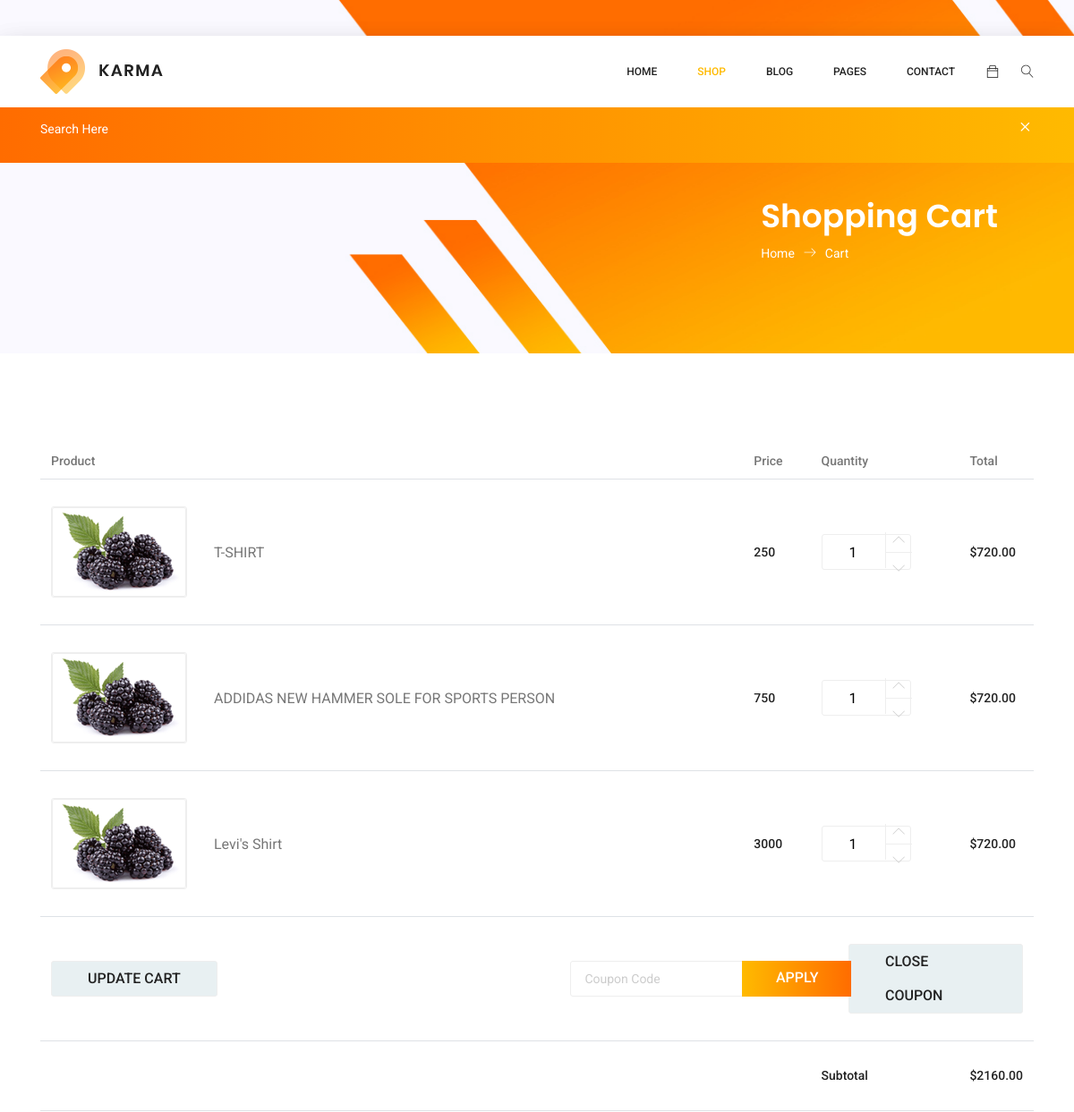
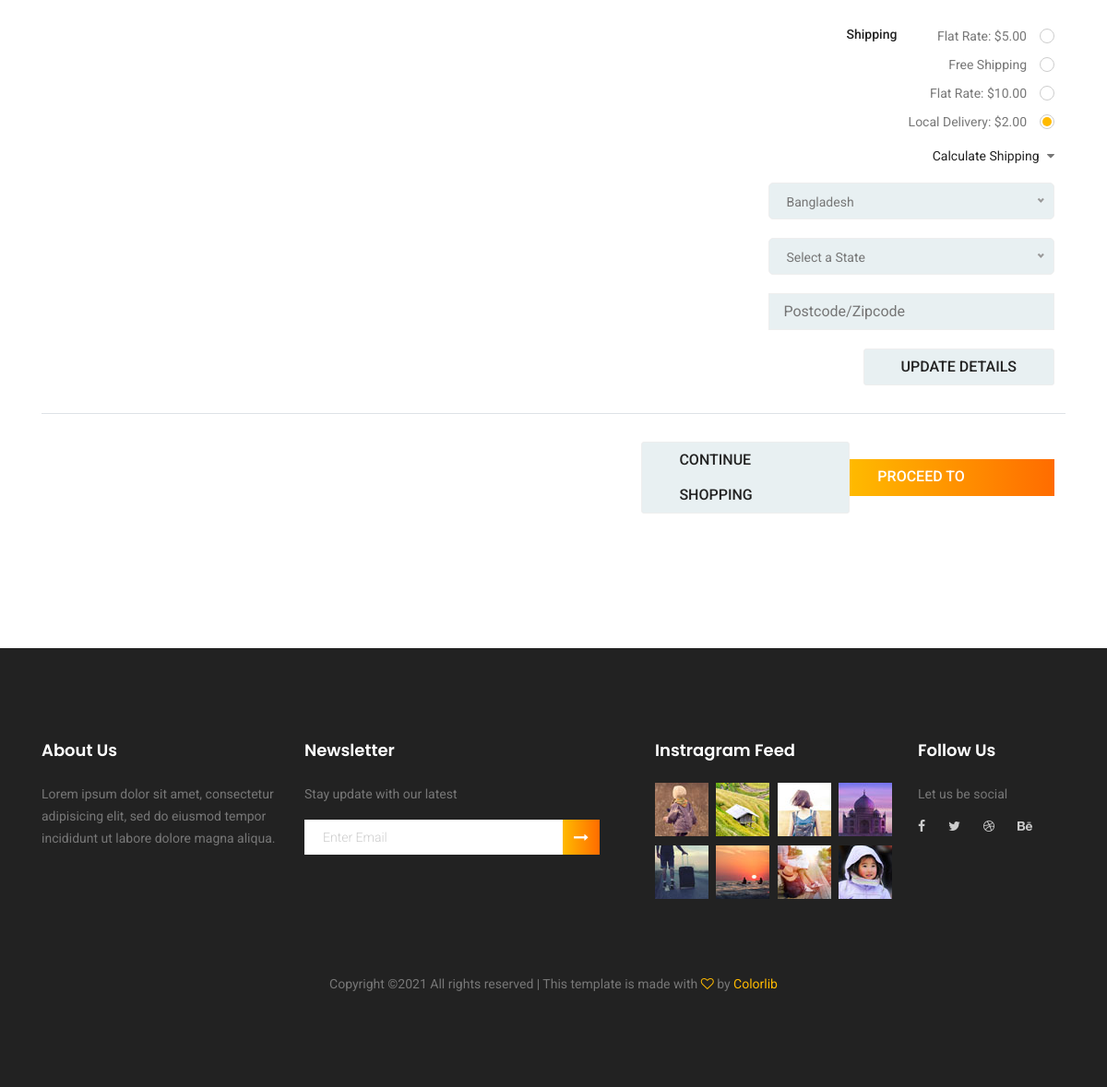
Page /cart/ on the committed database (2 pictures, top to bottom).
### Swan_App/models.py (models this page shows, shortened)
class Order(models.Model):
	name = models.CharField(max_length=64,default=1)
	price = models.CharField(max_length=64,default=1)
	user = models.ForeignKey(User,default=1,on_delete=models.CASCADE)

### Swan_App/views.py (the view)
# urls.py: path('cart/', views.cart, name='cart'),
def cart(request):
	orders = Order.objects.all()
	contex = {
		'Data':orders
	}
	return render(request,'cart.html',contex)

### Swan_App/templates/cart.html (shortened to what this page needs)
{% extends 'header.html' %}
    {% block cart %}
	<header class="header_area sticky-header">
		<div class="main_menu">
			<nav class="navbar navbar-expand-lg navbar-light main_box">
				<div class="container">
					<a class="navbar-brand logo_h" href="index.html"><img src="img/logo.png" alt=""></a>
					<div class="collapse navbar-collapse offset" id="navbarSupportedContent">
						<ul class="nav navbar-nav menu_nav ml-auto">
							<li class="nav-item"><a class="nav-link" href="/index/">Home</a></li>
							<li class="nav-item submenu dropdown active">
								<a href="#" class="nav-link dropdown-toggle" data-toggle="dropdown" role="button" aria-haspopup="true"
								 aria-expanded="false">Shop</a>
							</li>
							<li class="nav-item submenu dropdown">
								<a href="#" class="nav-link dropdown-toggle" data-toggle="dropdown" role="button" aria-haspopup="true"
								 aria-expanded="false">Blog</a>
							</li>
							<li class="nav-item submenu dropdown">
								<a href="#" class="nav-link dropdown-toggle" data-toggle="dropdown" role="button" aria-haspopup="true"
								 aria-expanded="false">Pages</a>
							</li>
							<li class="nav-item"><a class="nav-link" href="contact.html">Contact</a></li>
						</ul>
						<ul class="nav navbar-nav navbar-right">
							<li class="nav-item"><a href="#" class="cart"><span class="ti-bag"></span></a></li>
							<li class="nav-item">
								<button class="search"><span class="lnr lnr-magnifier" id="search"></span></button>
							</li>
						</ul>
					</div>
				</div>
			</nav>
		</div>
		<div class="search_input" id="search_input_box">
			<div class="container">
				<form class="d-flex justify-content-between">
					<input type="text" class="form-control" id="search_input" placeholder="Search Here">
					<span class="lnr lnr-cross" id="close_search" title="Close Search"></span>
				</form>
			</div>
		</div>
	</header>
    <section class="banner-area organic-breadcrumb">
        <div class="container">
            <div class="breadcrumb-banner d-flex flex-wrap align-items-center justify-content-end">
                <div class="col-first">
                    <h1>Shopping Cart</h1>
                    <nav class="d-flex align-items-center">
                        <a href="index.html">Home<span class="lnr lnr-arrow-right"></span></a>
                        <a href="category.html">Cart</a>
                    </nav>
                </div>
            </div>
        </div>
    </section>
    <section class="cart_area">
        <div class="container">
            <div class="cart_inner">
                <div class="table-responsive">
                    <table class="table">
                        <thead>
                            <tr>
                                <th scope="col">Product</th>
                                <th scope="col">Price</th>
                                <th scope="col">Quantity</th>
                                <th scope="col">Total</th>
                            </tr>
                        </thead>
                        <tbody>
                            {% for i in Data %}
                            <tr>
                                <td>
                                    <div class="media">
                                        <div class="d-flex">
                                            <img src="img/cart.jpg" alt="">
                                        </div>
                                        <div class="media-body">
                                            <p> {{i.name}} </p>
                                        </div>
                                    </div>
                                </td>
                                <td>
                                    <h5>{{i.price}}</h5>
                                </td>
                                <td>
                                    <div class="product_count">
                                        <input type="text" name="qty" id="sst" maxlength="12" value="1" title="Quantity:"
                                            class="input-text qty">
                                        <button onclick="var result = document.getElementById('sst'); var sst = result.value; if( !isNaN( sst )) result.value++;return false;"
                                            class="increase items-count" type="button"><i class="lnr lnr-chevron-up"></i></button>
                                        <button onclick="var result = document.getElementById('sst'); var sst = result.value; if( !isNaN( sst ) &amp;&amp; sst > 0 ) result.value--;return false;"
                                            class="reduced items-count" type="button"><i class="lnr lnr-chevron-down"></i></button>
                                    </div>
                                </td>
                                <td>
                                    <h5>$720.00</h5>
                                </td>
                            </tr>
                            {% endfor %}
                            <tr class="bottom_button">
                                <td>
                                    <a class="gray_btn" href="#">Update Cart</a>
                                </td>
                                <td>
                                </td>
                                <td>
                                    <div class="cupon_text d-flex align-items-center">
                                        <input type="text" placeholder="Coupon Code">
                                        <a class="primary-btn" href="#">Apply</a>
                                        <a class="gray_btn" href="#">Close Coupon</a>
                                    </div>
                                </td>
                            </tr>
                            <tr>
                                <td>
                                </td>
                                <td>
                                </td>
                                <td>
                                    <h5>Subtotal</h5>
                                </td>
                                <td>
                                    <h5>$2160.00</h5>
                                </td>
                            </tr>
                            <tr class="shipping_area">
                                <td>
                                </td>
                                <td>
                                    <h5>Shipping</h5>
                                </td>
                                <td>
                                    <div class="shipping_box">
                                        <ul class="list">
                                            <li><a href="#">Flat Rate: $5.00</a></li>
                                            <li><a href="#">Free Shipping</a></li>
                                            <li><a href="#">Flat Rate: $10.00</a></li>
                                            <li class="active"><a href="#">Local Delivery: $2.00</a></li>
                                        </ul>
                                        <h6>Calculate Shipping <i class="fa fa-caret-down" aria-hidden="true"></i></h6>
                                        <input type="text" placeholder="Postcode/Zipcode">
                                        <a class="gray_btn" href="#">Update Details</a>
                                    </div>
                                </td>
                            </tr>
                            <tr class="out_button_area">
                                <td>
                                </td>
                                <td>
                                </td>
                                <td>
                                    <div class="checkout_btn_inner d-flex align-items-center">
                                        <a class="gray_btn" href="#">Continue Shopping</a>
                                        <a class="primary-btn" href="#">Proceed to checkout</a>
                                    </div>
                                </td>
                            </tr>
                        </tbody>
                    </table>
                </div>
            </div>
        </div>
    </section>
{% endblock %}

### rows in the picture
Order: name "T-SHIRT", price "250"
Order: name "ADDIDAS NEW HAMMER SOLE FOR SPORTS PERSON", price "750"
Order: name "Levi's Shirt", price "3000"
